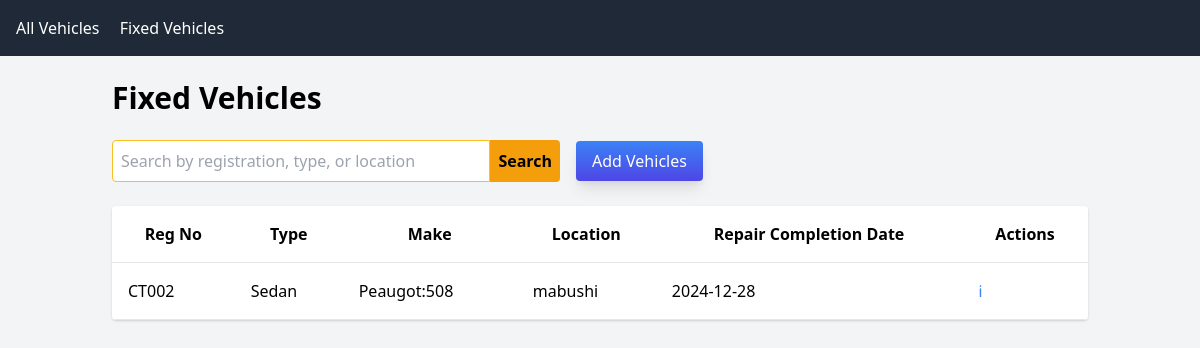
/fixed_vehicles.php, run on an earlier commit of the app's database.
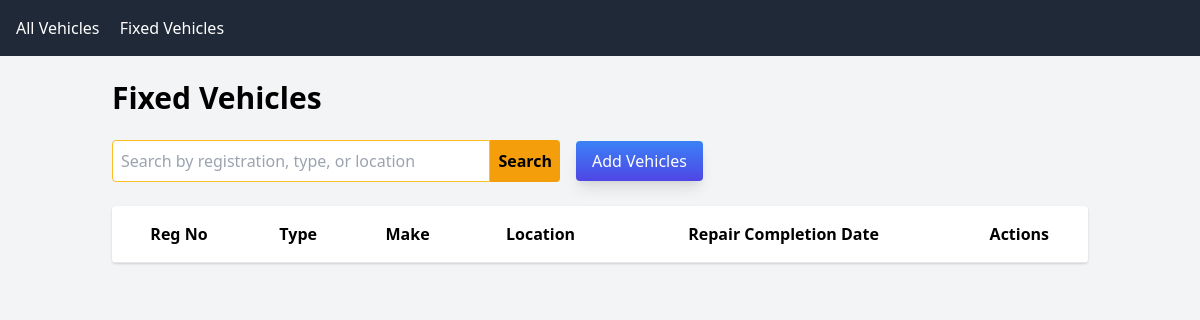
And on a later commit of the database.
### tables this page shows
CREATE TABLE `vehicles` (
  `id` int(11) NOT NULL,
  `reg_no` varchar(20) NOT NULL,
  `type` varchar(50) NOT NULL,
  `make` varchar(50) NOT NULL,
  `location` varchar(100) NOT NULL,
  `inspection_date` date NOT NULL,
  `needs_repairs` tinyint(1) NOT NULL DEFAULT 0,
  `repair_type` text DEFAULT NULL,
  `status` varchar(50) DEFAULT NULL,
  `repair_completion_date` date DEFAULT NULL,
  `images` varchar(255) DEFAULT NULL,
  `created_at` timestamp NOT NULL DEFAULT current_timestamp()
);

### public/fixed_vehicles.php (the view, shortened to what this page needs)
<?php
include '../config/db.php';
$sql = "SELECT * FROM vehicles WHERE status = 'Fixed'";
$stmt = $pdo->query($sql);
$fixedVehicles = $stmt->fetchAll();
$search = isset($_GET['search']) ? $_GET['search'] : '';
?>
<!DOCTYPE html>
<html lang="en">
<head>
    <link href="https://cdn.jsdelivr.net/npm/tailwindcss@2.2.19/dist/tailwind.min.css" rel="stylesheet">
</head>
<body class="bg-gray-100">
<div class="bg-gray-800 text-white p-4">
    <a href="vehicle_page.php" class="mr-4">All Vehicles</a>
    <a href="fixed_vehicles.php" class="mr-4">Fixed Vehicles</a>
</div>
<div class="container mx-auto p-6">
    <h1 class="text-3xl font-bold mb-6">Fixed Vehicles</h1>
        <div class="flex flex-col md:flex-row items-center w-full gap-4 mb-6">
            <form method="GET" action="vehicle_page.php" class="flex w-full max-w-md">
                <input type="text" name="search" placeholder="Search by registration, type, or location" value="<?php echo htmlspecialchars($search); ?>"
                    class="border border-yellow-400 p-2 flex-grow rounded-l focus:border-yellow-500 focus:ring focus:ring-yellow-200 focus:ring-opacity-50">
                <button type="submit" class="bg-yellow-500 text-black font-semibold p-2 rounded-r hover:bg-yellow-600">Search</button>
            </form>
            <button onclick="openModal()" class="rounded bg-gradient-to-b from-blue-500 to-indigo-600 hover:to-indigo-700 text-white px-4 py-2 shadow-lg">Add Vehicles</button>
        </div>
    <table class="w-full bg-white rounded shadow">
        <thead>
            <tr>
                <th class="p-4 border-b">Reg No</th>
                <th class="p-4 border-b">Type</th>
                <th class="p-4 border-b">Make</th>
                <th class="p-4 border-b">Location</th>
                <th class="p-4 border-b">Repair Completion Date</th>
                <th class="p-4 border-b">Actions</th>
            </tr>
        </thead>
        <tbody>
            <?php foreach ($fixedVehicles as $vehicle): ?>
                <tr>
                    <td class="p-4 border-b"><?php echo htmlspecialchars($vehicle['reg_no']); ?></td>
                    <td class="p-4 border-b"><?php echo htmlspecialchars($vehicle['type']); ?></td>
                    <td class="p-4 border-b"><?php echo htmlspecialchars($vehicle['make']); ?></td>
                    <td class="p-4 border-b"><?php echo htmlspecialchars($vehicle['location']); ?></td>
                    <td class="p-4 border-b"><?php echo htmlspecialchars($vehicle['repair_completion_date']); ?></td>
                    <td class="p-4 border-b">
                        <button onclick="showDetails(<?php echo $vehicle['id']; ?>)" class="text-blue-500">ℹ</button>
                    </td>
                </tr>
            <?php endforeach; ?>
        </tbody>
    </table>
</div>
</body>
</html>

What changed in the data, as far as the page shows it:
removed vehicles: reg_no "CT002", type "Sedan", make "Peaugot:508", location "mabushi", repair_completion_date "2024-12-28"
